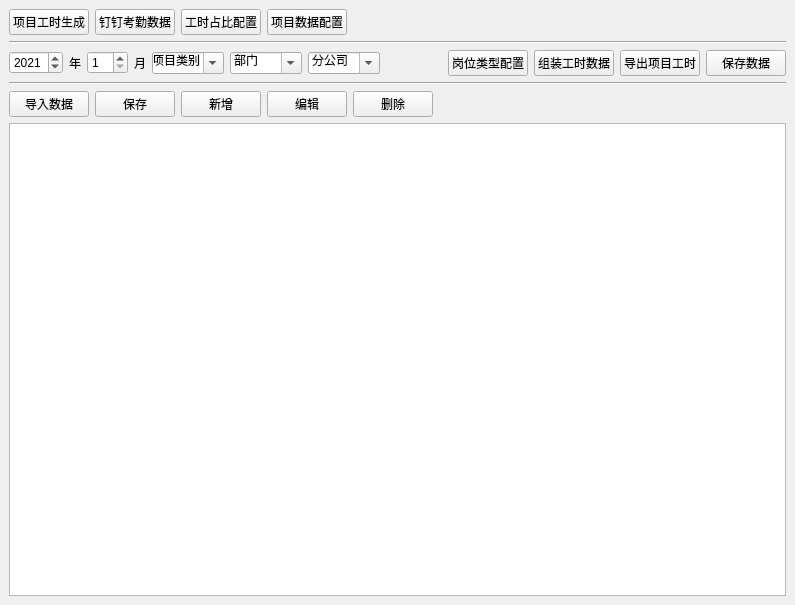
<?xml version="1.0" encoding="UTF-8"?>
<ui version="4.0">
 <class>MainWindow</class>
 <widget class="QMainWindow" name="MainWindow">
  <property name="geometry">
   <rect>
    <x>0</x>
    <y>0</y>
    <width>795</width>
    <height>605</height>
   </rect>
  </property>
  <property name="windowTitle">
   <string>MainWindow</string>
  </property>
  <widget class="QWidget" name="centralwidget">
   <layout class="QVBoxLayout" name="verticalLayout">
    <item>
     <layout class="QHBoxLayout" name="horizontalLayout">
      <item>
       <layout class="QGridLayout" name="gridLayout">
        <item row="0" column="1">
         <widget class="QPushButton" name="btnDingData">
          <property name="text">
           <string>钉钉考勤数据</string>
          </property>
         </widget>
        </item>
        <item row="0" column="0">
         <widget class="QPushButton" name="btnGenerateHours">
          <property name="text">
           <string>项目工时生成</string>
          </property>
         </widget>
        </item>
        <item row="0" column="2">
         <widget class="QPushButton" name="btnRatioHours">
          <property name="text">
           <string>工时占比配置</string>
          </property>
         </widget>
        </item>
       </layout>
      </item>
      <item>
       <widget class="QPushButton" name="btnProjectCfg">
        <property name="text">
         <string>项目数据配置</string>
        </property>
       </widget>
      </item>
      <item>
       <spacer name="horizontalSpacer">
        <property name="orientation">
         <enum>Qt::Horizontal</enum>
        </property>
        <property name="sizeHint" stdset="0">
         <size>
          <width>40</width>
          <height>20</height>
         </size>
        </property>
       </spacer>
      </item>
     </layout>
    </item>
    <item>
     <widget class="Line" name="line">
      <property name="orientation">
       <enum>Qt::Horizontal</enum>
      </property>
     </widget>
    </item>
    <item>
     <layout class="QHBoxLayout" name="horizontalLayout_2">
      <item>
       <widget class="QSpinBox" name="spinBoxYear">
        <property name="minimum">
         <number>2016</number>
        </property>
        <property name="maximum">
         <number>2022</number>
        </property>
        <property name="value">
         <number>2021</number>
        </property>
       </widget>
      </item>
      <item>
       <widget class="QLabel" name="labelYear">
        <property name="text">
         <string>年</string>
        </property>
       </widget>
      </item>
      <item>
       <widget class="QSpinBox" name="spinBoxMonth">
        <property name="minimum">
         <number>1</number>
        </property>
        <property name="maximum">
         <number>12</number>
        </property>
       </widget>
      </item>
      <item>
       <widget class="QLabel" name="labelMonth">
        <property name="text">
         <string>月</string>
        </property>
       </widget>
      </item>
      <item>
       <widget class="QComboBox" name="cbxProjectClsfy">
        <property name="editable">
         <bool>true</bool>
        </property>
        <property name="currentText">
         <string>项目类别</string>
        </property>
       </widget>
      </item>
      <item>
       <widget class="QComboBox" name="cbxDepartment">
        <property name="editable">
         <bool>true</bool>
        </property>
        <property name="currentText">
         <string>部门</string>
        </property>
       </widget>
      </item>
      <item>
       <widget class="QComboBox" name="cbxCompany">
        <property name="editable">
         <bool>true</bool>
        </property>
        <property name="currentText">
         <string>分公司</string>
        </property>
       </widget>
      </item>
      <item>
       <spacer name="horizontalSpacer_2">
        <property name="orientation">
         <enum>Qt::Horizontal</enum>
        </property>
        <property name="sizeHint" stdset="0">
         <size>
          <width>40</width>
          <height>20</height>
         </size>
        </property>
       </spacer>
      </item>
      <item>
       <widget class="QPushButton" name="btnPostTypeCfg">
        <property name="text">
         <string>岗位类型配置</string>
        </property>
       </widget>
      </item>
      <item>
       <widget class="QPushButton" name="btnAssembleHoursData">
        <property name="text">
         <string>组装工时数据</string>
        </property>
       </widget>
      </item>
      <item>
       <widget class="QPushButton" name="btnOutputPjctHours">
        <property name="text">
         <string>导出项目工时</string>
        </property>
       </widget>
      </item>
      <item>
       <widget class="QPushButton" name="btnSaveData">
        <property name="text">
         <string>保存数据</string>
        </property>
       </widget>
      </item>
     </layout>
    </item>
    <item>
     <widget class="Line" name="line_2">
      <property name="orientation">
       <enum>Qt::Horizontal</enum>
      </property>
     </widget>
    </item>
    <item>
     <layout class="QHBoxLayout" name="horizontalLayout_3">
      <item>
       <widget class="QPushButton" name="btnInputExcelData">
        <property name="text">
         <string>导入数据</string>
        </property>
       </widget>
      </item>
      <item>
       <widget class="QPushButton" name="btnExcelSave">
        <property name="text">
         <string>保存</string>
        </property>
       </widget>
      </item>
      <item>
       <widget class="QPushButton" name="btnExcelInsertCell">
        <property name="text">
         <string>新增</string>
        </property>
       </widget>
      </item>
      <item>
       <widget class="QPushButton" name="btnExcelEditCell">
        <property name="text">
         <string>编辑</string>
        </property>
       </widget>
      </item>
      <item>
       <widget class="QPushButton" name="btnExcelDeleteCell">
        <property name="text">
         <string>删除</string>
        </property>
       </widget>
      </item>
      <item>
       <spacer name="horizontalSpacer_3">
        <property name="orientation">
         <enum>Qt::Horizontal</enum>
        </property>
        <property name="sizeHint" stdset="0">
         <size>
          <width>40</width>
          <height>20</height>
         </size>
        </property>
       </spacer>
      </item>
     </layout>
    </item>
    <item>
     <widget class="QTableWidget" name="tableWidget"/>
    </item>
   </layout>
  </widget>
 </widget>
 <resources/>
 <connections/>
</ui>
